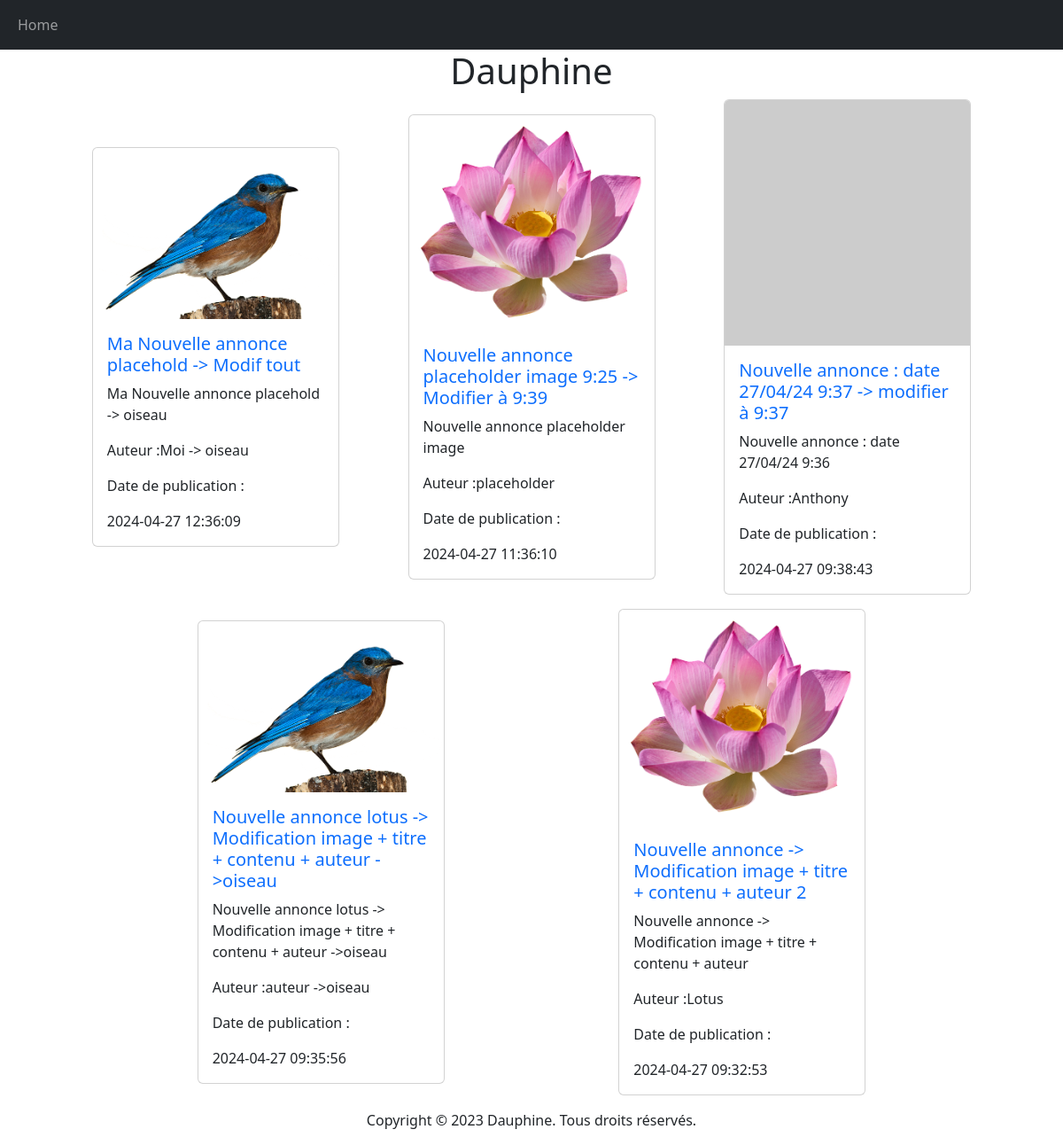
The page / on the database its author committed.
### tables this page shows
CREATE TABLE IF NOT EXISTS `annonce` (
  `id` int NOT NULL AUTO_INCREMENT,
  `imageUrl` varchar(250) DEFAULT NULL,
  `contenu` text NOT NULL,
  `titre` varchar(250) NOT NULL,
  `auteur` varchar(250) NOT NULL,
  `datePublication` datetime NOT NULL,
  PRIMARY KEY (`id`),
  UNIQUE KEY `annonce_id_uindex` (`id`)
);

### utils/databaseManager.php (called while the page is built, shortened)
<?php
function findAllAnnonces(PDO $pdo): array
{
    $reponse = $pdo->query("SELECT * FROM annonce ORDER BY datePublication DESC");
    return $reponse->fetchAll();
}

### block/annonce.php (the view)
<div class="card w-25">
    <img src="<?php echo ($annonce["imageUrl"]) ?>" class="card-img-top" alt="<?php echo ($annonce["titre"]) ?>">
    <div class="card-body">
        <h5 class="card-title text-primary"><?php echo ($annonce["titre"]) ?></h5>
        <p class=" card-text"><?php echo ($annonce["contenu"]) ?></p>
        <p class="card-text">Auteur :<?php echo ($annonce["auteur"]) ?></p>
        <p class="card-text">Date de publication : </p>
        <p class="card-text"><?php echo ($annonce["datePublication"]) ?></p>
    </div>
</div>

### block/header.php (shortened to what this page needs)
<?php
$title = "Dauphine";
?>
<!DOCTYPE html>
<html lang="fr">
<head>
      <link href="https://cdn.jsdelivr.net/npm/bootstrap@5.3.3/dist/css/bootstrap.min.css" rel="stylesheet"
>
</head>
<body>
      <?php
      include_once (__DIR__ . "/navbar.php");
      ?>

### block/navbar.php (shortened to what this page needs)
<nav class="navbar navbar-expand-lg navbar-dark bg-dark">
    <div class="container-fluid">
        <ul class="navbar-nav me-auto mb-2 mb-lg-0">
            <li class="nav-item">
                <a class="nav-link" href="https://localhost/bossutanthonydauphine/index.php">Home</a>
            </li>
        </ul>
    </div>
</nav>

### index.php (shortened to what this page needs)
<?php
include_once ("block/header.php");
require_once ("utils/databaseManager.php");
$pdo = connectDB();
$annonces = findAllAnnonces($pdo);
?>
<div class="container">
    <h1 class="text-center"><?php echo ($title ?? "Default Title") ?></h1>
    <div class="d-flex justify-content-evenly align-items-center flex-wrap gap-3">
        <?php
        foreach ($annonces as $annonce) {
            include ("block/annonce.php");
        }
        ?>
    </div>
</div>
<?php
include_once ("block/footer.php");
?>

### block/footer.php
<footer>
    <p class="text-center mt-3">Copyright © 2023 Dauphine. Tous droits réservés.</p>
</footer>
</body>
</html>

### rows shown on the page
annonce: imageUrl (picture), titre "Ma Nouvelle annonce placehold -> Modif tout", contenu "Ma Nouvelle annonce placehold -> oiseau", auteur "Moi -> oiseau", datePublication "2024-04-27 12:36:09"
annonce: imageUrl (picture), titre "Nouvelle annonce placeholder image 9:25 -> Modifier à 9:39", contenu "Nouvelle annonce placeholder image", auteur "placeholder", datePublication "2024-04-27 11:36:10"
annonce: titre "Nouvelle annonce : date 27/04/24 9:37 -> modifier à 9:37", contenu "Nouvelle annonce : date 27/04/24 9:36", auteur "Anthony", datePublication "2024-04-27 09:38:43"
annonce: imageUrl (picture), titre "Nouvelle annonce lotus -> Modification image + titre + contenu + auteur ->oiseau", contenu "Nouvelle annonce lotus -> Modification image + titre + contenu + auteur ->oiseau", auteur "auteur ->oiseau", datePublication "2024-04-27 09:35:56"
annonce: imageUrl (picture), titre "Nouvelle annonce -> Modification image + titre + contenu + auteur 2", contenu "Nouvelle annonce -> Modification image + titre + contenu + auteur", auteur "Lotus", datePublication "2024-04-27 09:32:53"

### other values the page prints
$title "Dauphine"
